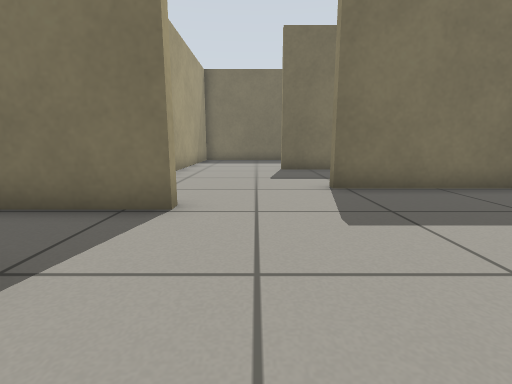
View 1 (above)

24 first-person views from a walk through a Gazebo world. The camera is 0.5 m above the floor, tilts 10° down and sees 85° across. The floor is counted in squares, 0.5 m on a side. Each view is taken from the middle of a square. On the plan, view 1 faces up. The plan holds only what a view shows up to about 11 squares ahead; the rest is blank.

View 2
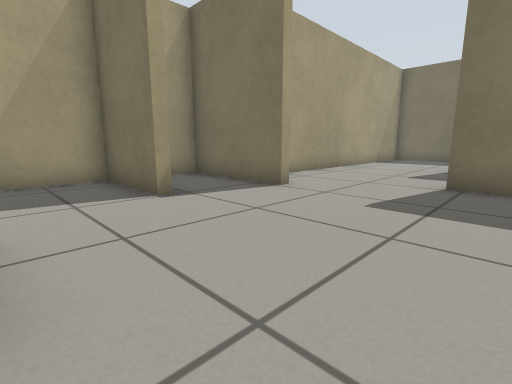

View 3
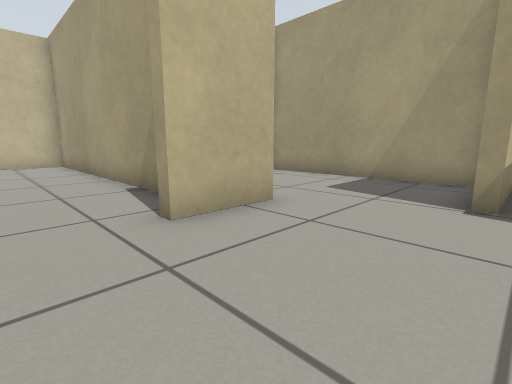

View 4
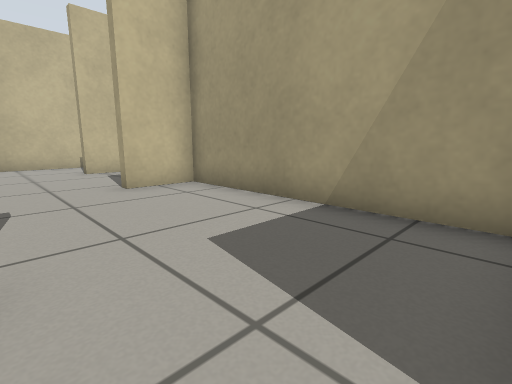

View 5
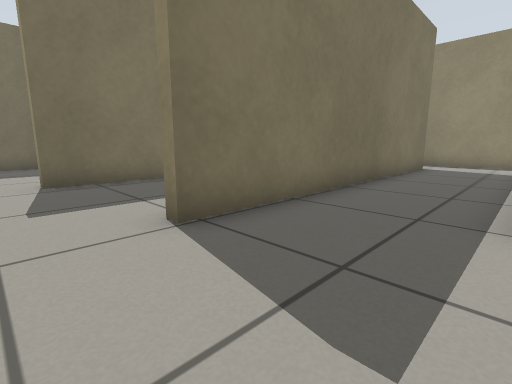

View 6
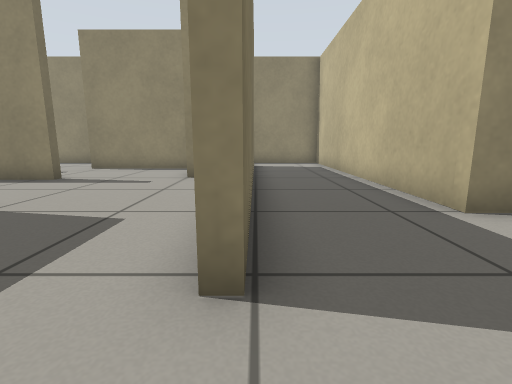

View 7
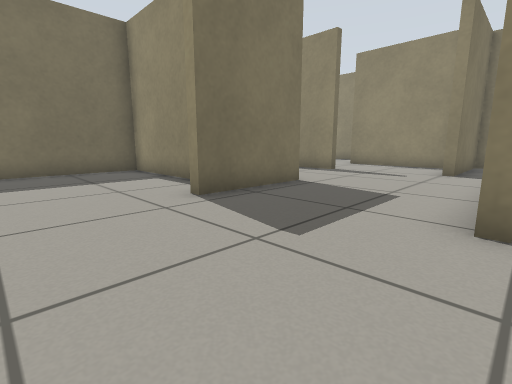

View 8
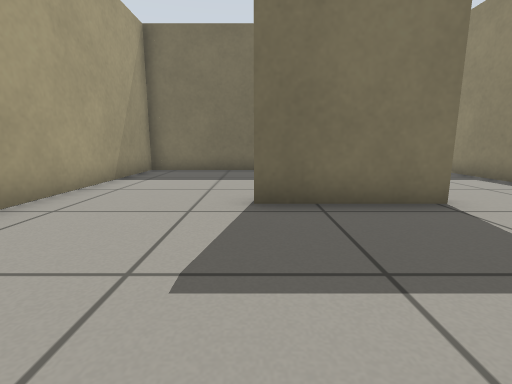

View 9
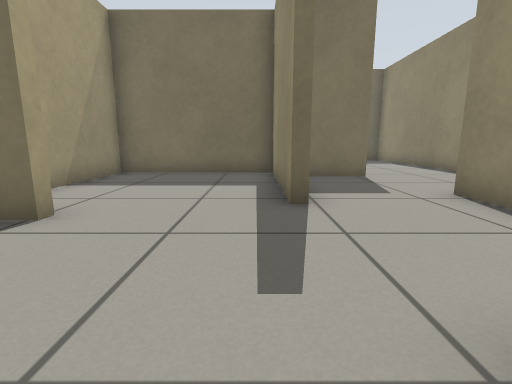

View 10
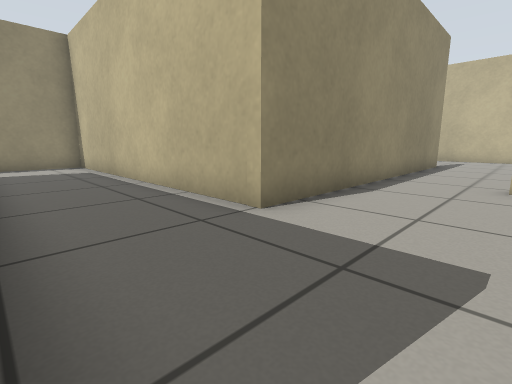

View 11
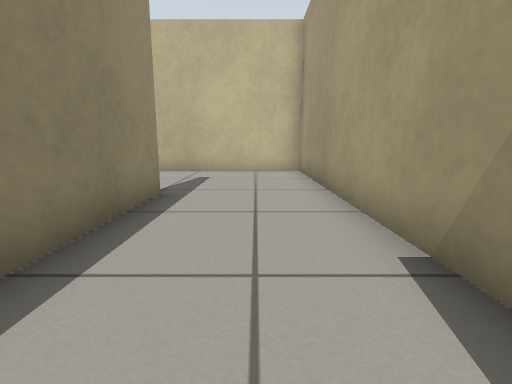

View 12
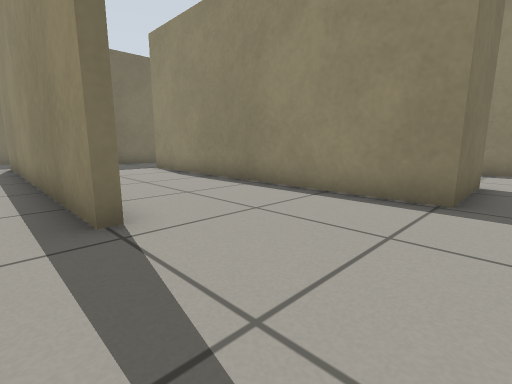

View 13
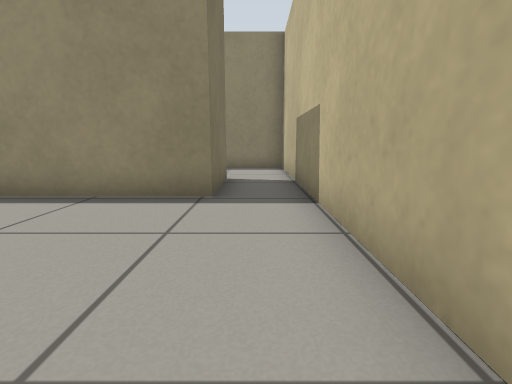

View 14
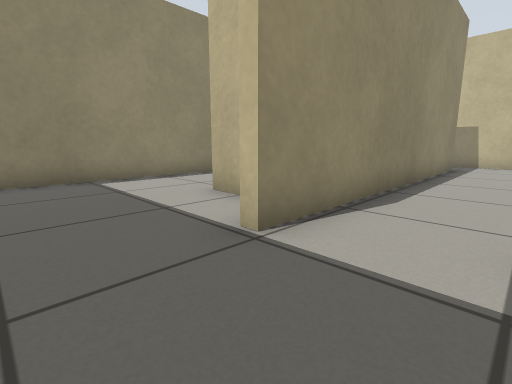

View 15
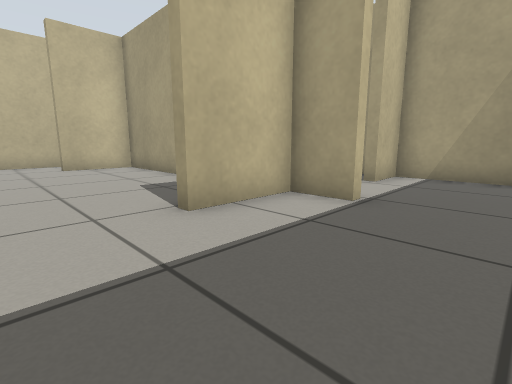

View 16
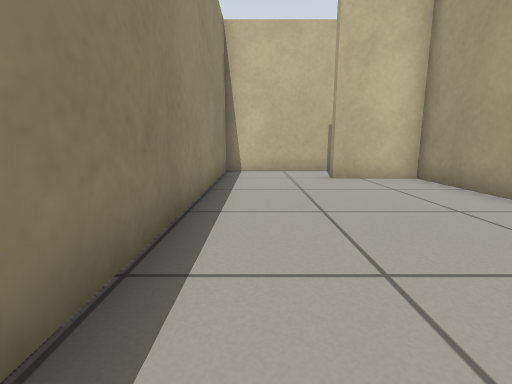

View 17
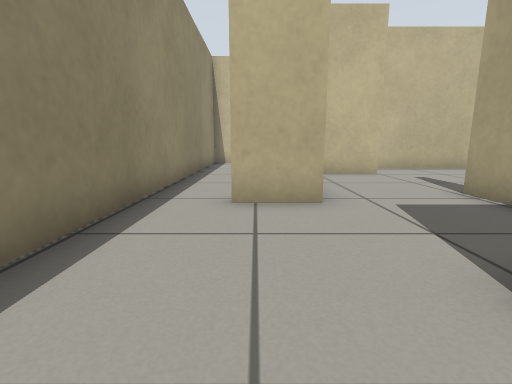

View 18
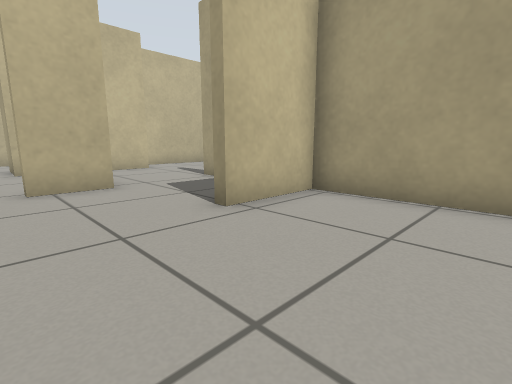

View 19
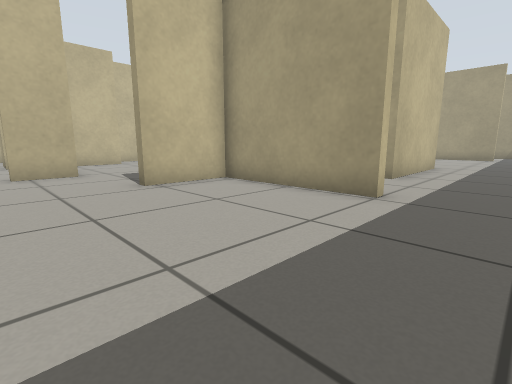

View 20
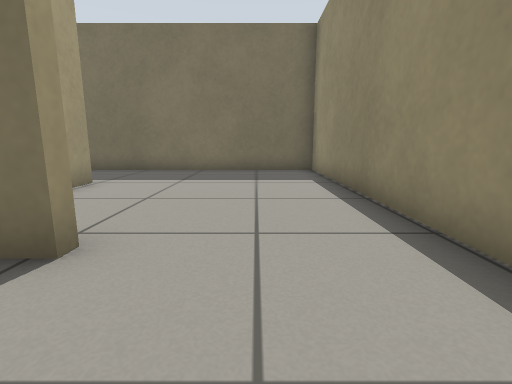

View 21
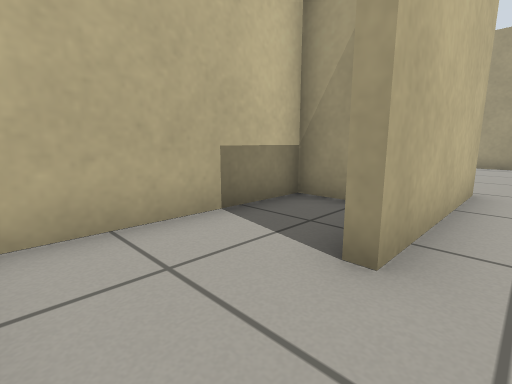

View 22
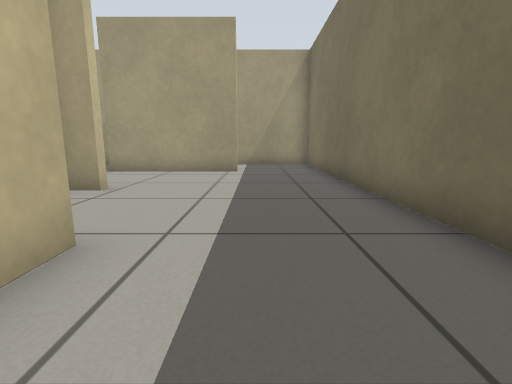

View 23
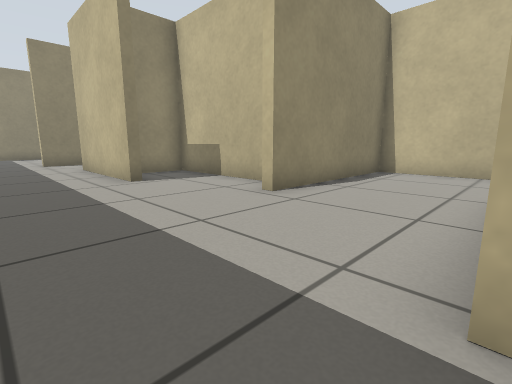

View 24
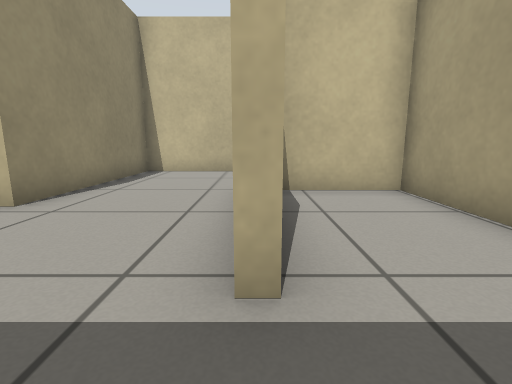

### Floor plan
Points are (right, up) in squares from view 1. A wall is a line through its corners. A room is listed if a view was taken in it or the views show most of it. See-through windows are left out.
Room 1 (views 1, 3, 4)
walls: (-0.8, -1.3) (1.4, -1.3); (-2, 1.4) (-5, 1.4) (-5, -5.3) (-3.3, -5.3); (3.9, 0.5) (3.9, 3); (-4.1, -12.1) (-1.5, -12.1)
ways out: opening at (1, 0) to room 2; opening at (1, 1.5) to room 3; opening at (-4.5, -7.5)
Room 2 (views 2, 11, 12, 13)
walls: (3.9, -7.5) (3.9, 0.5); (0.4, -3.2) (0.4, -12.1) (4.4, -12.1)
ways out: opening at (1, 0) to room 1; opening at (4, -9.5) to room 5
Room 3 (views 5, 6, 7, 8, 10)
walls: (3.9, 3) (14.1, 3) (14.1, 8.5); (-1.3, 4.5) (-1.3, 4.1) (-5, 4.1) (-5, 3.2); (12.2, 8.1) (12.2, 6.1) (1.7, 6.1) (1.7, 6.5)
low walls: (-4.4, 1.7) (-2, 1.7)
ways out: opening at (1, 1.5) to room 1; opening at (-0.5, 6) to room 4; opening at (13, 8) to room 7
Room 4 (view 9)
walls: (4.2, 10.5) (0.9, 10.5); (2.2, 12.7) (2.2, 16.4) (-2.9, 16.4) (-2.9, 6.4); (3.9, 6.4) (7.5, 6.4); (7.6, 11.4) (7.6, 16.4) (2.5, 16.4) (2.5, 13); (8, 8) (9.9, 8); (7.9, 12.6) (7.9, 11.5); (10.9, 8.5) (10.9, 12.4); (12, 7.7) (8, 7.7)
ways out: opening at (-0.5, 6) to room 3; opening at (9.5, 12) to room 7
Room 5 (views 14, 15, 16)
walls: (8.4, -0.1) (8.4, -1.5) (10.9, -1.5); (4.2, 1.7) (4.2, -0.9) (5.8, -0.9); (10.9, -9.9) (10.9, -10.2) (8.1, -10.2) (8.1, -0.1); (14.1, -2.5) (14.1, 1.7); (4.4, -12.1) (14.1, -12.1) (14.1, -9.4)
ways out: opening at (4, -9.5) to room 2; opening at (12, -10) to room 10; opening at (12, -2) to room 10
Room 6 (views 17, 18, 19)
walls: (7.9, 20.1) (7.9, 15.6) (10.4, 15.6); (14.1, 14.4) (14.1, 23.4) (8.4, 23.4)
ways out: opening at (12, 15.5) to room 7; opening at (8, 21.5) to room 8
Room 7 (view 20)
walls: (10.9, 12.4) (12.4, 12.4) (12.4, 12); (10.4, 15.3) (8.5, 15.3); (14.1, 8.5) (14.1, 14.4)
ways out: opening at (13, 8) to room 3; opening at (9.5, 12) to room 4; opening at (12, 15.5) to room 6
Room 8 (views 21, 22)
walls: (0.2, 19.2) (4.9, 19.2); (0.5, 23.4) (-6.4, 23.4); (-2, 16.7) (2.2, 16.7) (2.2, 18.2); (-3.2, 17.7) (-2.9, 17.7) (-2.9, 17); (-6.9, 20.3) (-6.9, 17.4); (8.4, 23.4) (5.9, 23.4)
ways out: opening at (8, 21.5) to room 6; opening at (-7, 21.5) to room 9; opening at (-5, 16.5) to room 11; opening at (6, 19) to room 12
Room 9 (views 23, 24)
walls: (-7.2, 20.3) (-6.9, 20.3); (-10.1, 18.7) (-10.1, 16.1) (-7.5, 16.1); (-6.4, 23.4) (-8.6, 23.4)
ways out: opening at (-7, 21.5) to room 8
Room 10 (no view inside)
walls: (8.4, -6.1) (8.4, -9.9) (10.9, -9.9); (14.1, -9.4) (14.1, -2.5)
ways out: opening at (12, -10) to room 5; opening at (12, -2) to room 5
Room 11 (no view inside)
walls: (-6.9, 17.4) (-6.9, 15.7); (-6.3, 12.1) (-3.2, 12.1) (-3.2, 17.7)
ways out: opening at (-5, 16.5) to room 8
Room 12 (no view inside)
walls: (2.5, 17.7) (2.5, 16.7) (7, 16.7)
ways out: opening at (6, 19) to room 8

Positions as (right, up) in squares from view 1, and headings:
1: (0, 0), facing up
2: (3, -1), facing up-left
3: (3, 2), facing down-left
4: (-1, 1), facing down-left
5: (0, 3), facing up-right
6: (0, 6), facing right
7: (-2, 6), facing up-right
8: (1, 6), facing up
9: (7, 7), facing up
10: (1, 6), facing down-right
11: (2, -2), facing down
12: (3, -11), facing up-right
13: (3, -11), facing right
14: (6, 2), facing down-right
15: (13, 2), facing down-left
16: (13, -2), facing down
17: (12, 17), facing down
18: (13, 19), facing down-left
19: (13, 22), facing down-left
20: (12, 13), facing up
21: (7, 20), facing down-left
22: (3, 21), facing left
23: (-7, 22), facing down-right
24: (-7, 22), facing down
